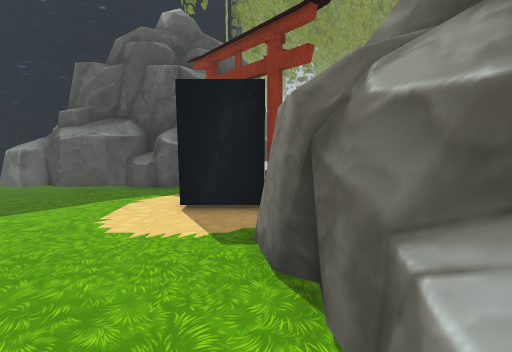
view 1 (above)

17 first-person views from a walk through a scene from a Unity 3-D project. The camera is 1.4 m above the floor, tilts 8° down and sees 85° across. The floor is counted in squares, 0.5 m on a side. Each view is taken from the middle of a square. On the plan, view 1 faces up. The plan holds only what a view shows up to about 19 squares ahead; the rest is blank. The place goes on beyond the plan. The player character is not drawn. Some animated figures are not drawn. Some surface patterns are stand-ins.

view 2
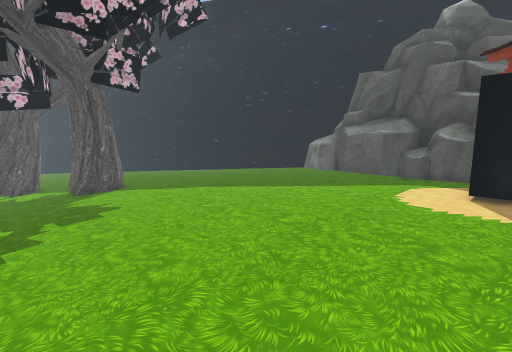

view 3
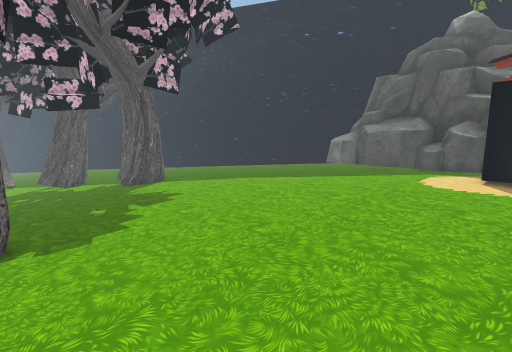

view 4
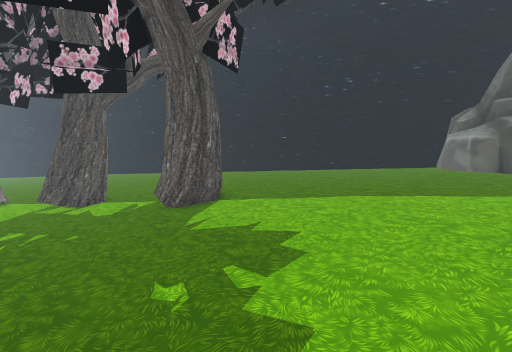

view 5
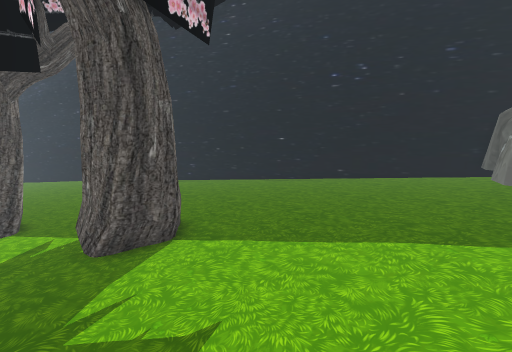

view 6
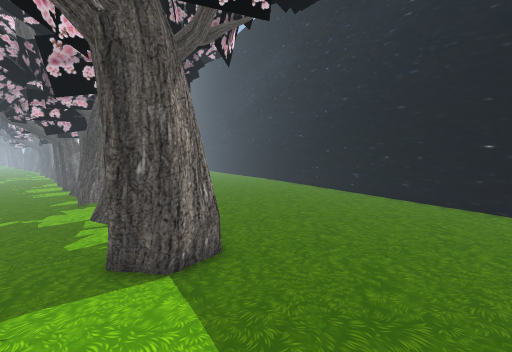

view 7
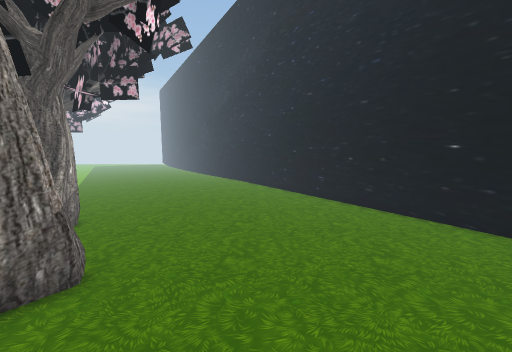

view 8
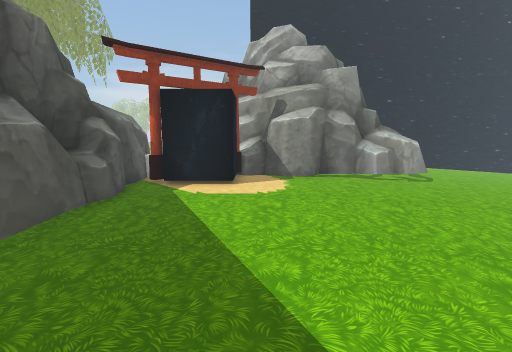

view 9
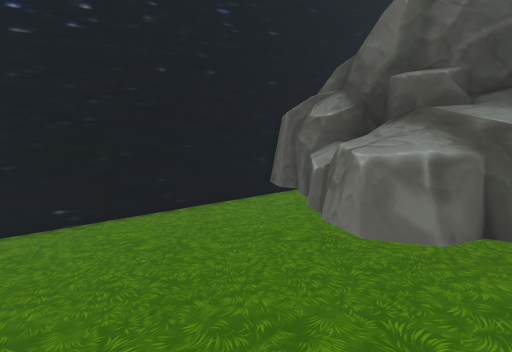

view 10
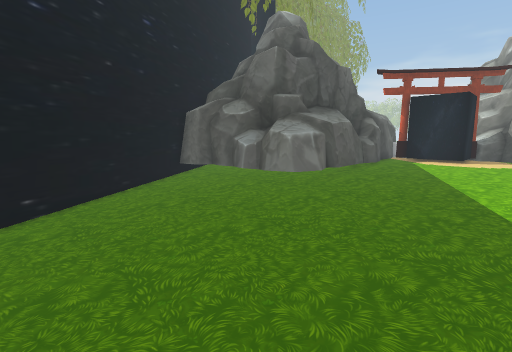

view 11
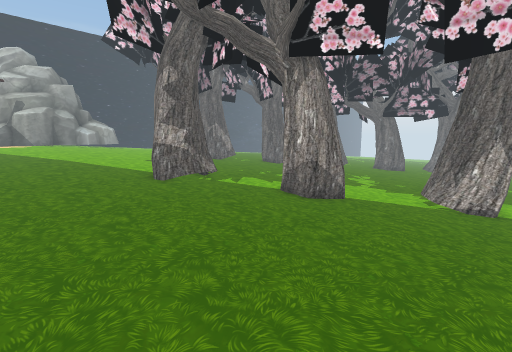

view 12
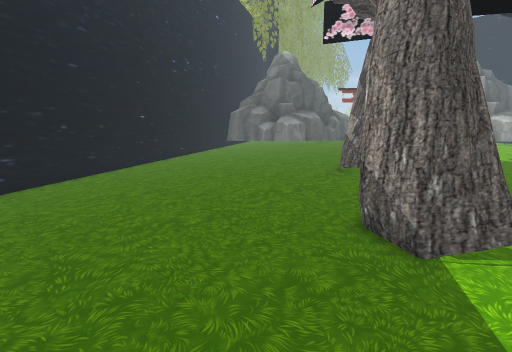

view 13
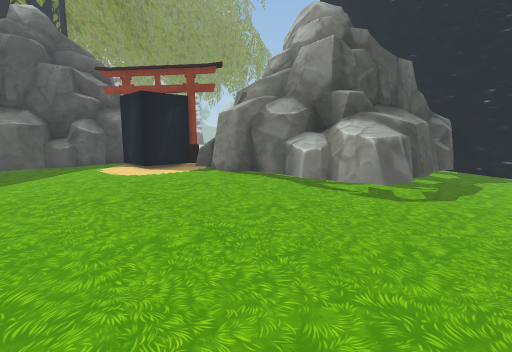

view 14
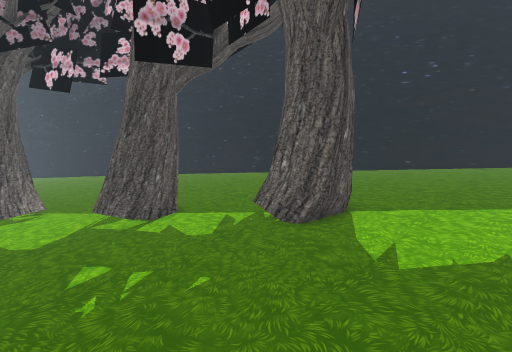

view 15
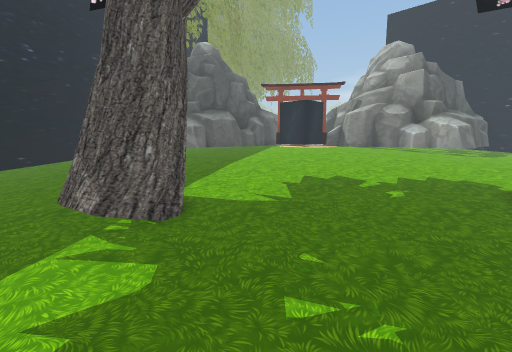

view 16
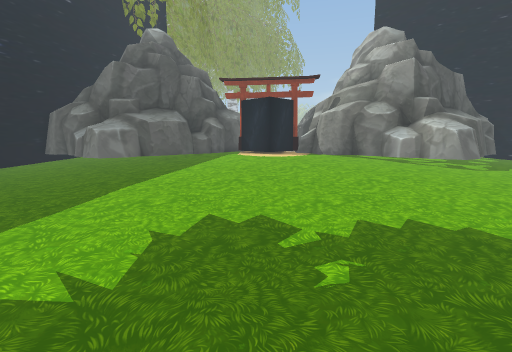

view 17
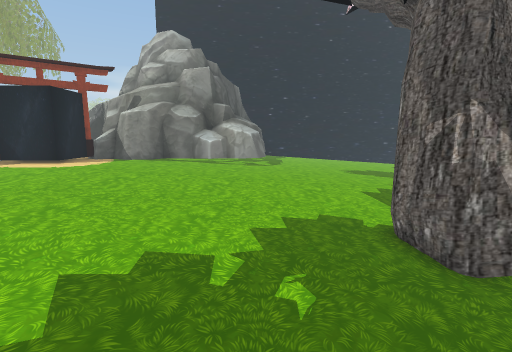

### Floor plan
Key: @ floor where view 1 was taken; # wall or solid block; . main floor; : floor 0.25 m higher than the main floor; - floor 0.25 m lower than the main floor; + floor 0.5 m higher than the main floor; _ floor 0.5 m lower than the main floor; < floor 0.75 m lower than the main floor; = window, fence, low wall or low ledge; ^ raised ledge; T tree; O other object.
Columns run from 34 left of view 1 to 5 right of it. Each row starts with its distance up from view 1.
 21                   ###
 20                 ###.##
 19               ###...:#
 18             ###.....:##
 17           ###.......:^##
 16         ## -........:=^##
 15      ### ---........:=^^########   #
 14    ###------........:=^^#^^#########
 13  ###_-------........:::====+=== O+O
 12 ##___-------........:::::::++++OO
 11  ____-------........:::::::++++O
 10 _____-------........:::::::++++OO
  9 _____-------........:::::::+++++OOOO^#
  8 _____-------........:::::::++++++++^^#
  7 _____-------........:::::::+++++++####
  6 _____-------........:::::::+++++++##
  5 _____--------........:::::::++++++##
  4 ______-------##.......:::::::++++++#
  3 _______-----TT##.......::::::::::::##
  2 ________----T##T........:::::::::::###
  1 <________---#TT--........::::::::::^^#
  0 <<____##T_--------........::::::::@=^^#
 -1 <<____###T---------........::::::::=^^#^
 -2 <<<___#TTT_---------........:::::::==^^^
 -3 <<<<___TT___--------.........::::::::=:=
 -4 <<T#<________---------..................
 -5  T#T<<________---------.................
 -6   #T<<<________------#T# ..............

Positions as (right, up) in squares from view 1, and headings:
1: (0, 0), facing up
2: (-1, -3), facing up-left
3: (-1, -6), facing up-left
4: (-9, -5), facing up-left
5: (-12, -1), facing up-left
6: (-13, 5), facing left
7: (-15, 8), facing left
8: (-15, 8), facing right
9: (-15, 8), facing up
10: (-23, 6), facing up-right
11: (-34, 10), facing down-right
12: (-34, -3), facing up-right
13: (-9, -6), facing up-right
14: (-15, -6), facing up-left
15: (-24, -6), facing up-right
16: (-18, -5), facing up-right
17: (-18, -2), facing right
